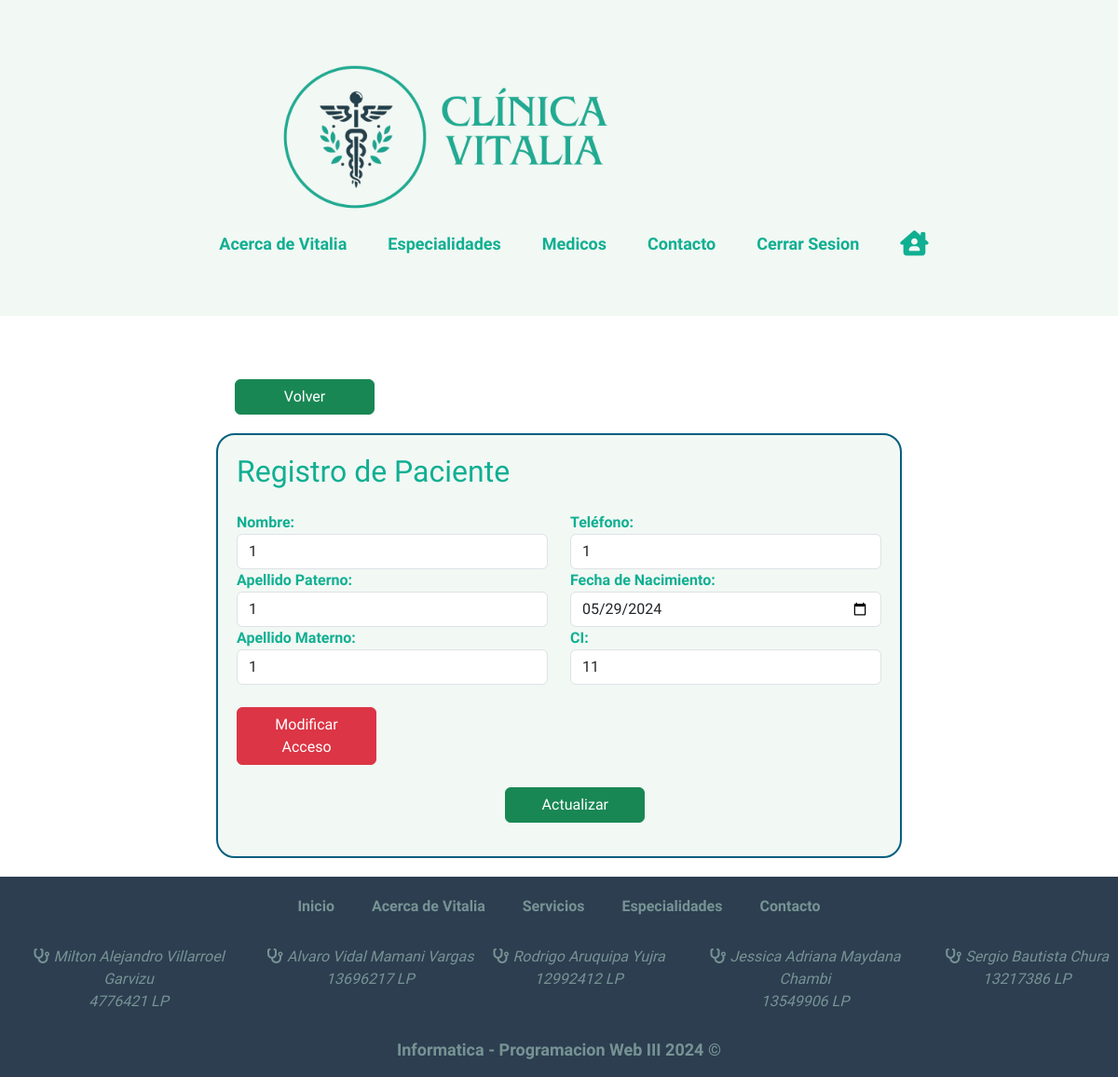
The app's page /admin/pacientes/modificar.php?idPaciente=6 (signed in) with its own data.
### tables this page shows
CREATE TABLE `paciente` (
  `idPaciente` int(11) NOT NULL,
  `pNombre` varchar(45) NOT NULL,
  `pPaterno` varchar(45) NOT NULL,
  `pMaterno` varchar(45) NOT NULL,
  `pCi` varchar(20) NOT NULL,
  `pTelefono` varchar(45) NOT NULL,
  `pFechaN` date NOT NULL,
  `email` varchar(80) NOT NULL,
  `pasword` char(65) NOT NULL,
  `estado` varchar(20) NOT NULL DEFAULT 'Activo'
);

### admin/pacientes/modificar.php (the view, shortened to what this page needs)
<?php
    $db=conectarDB();
    $idPaciente=$_GET['idPaciente'];
    $sql="SELECT * FROM paciente WHERE idPaciente=$idPaciente";
    $resultado=mysqli_query($db,$sql);
    if($resultado->num_rows>0){
        $paciente=mysqli_fetch_assoc($resultado);
        $pNombre    =   $paciente["pNombre"];
        $pPaterno   =   $paciente["pPaterno"];
        $pMaterno   =   $paciente["pMaterno"];
        $pTelefono  =   $paciente["pTelefono"];
        $pFechaN    =   $paciente["pFechaN"];
        $pCi        =   $paciente["pCi"];
    }
    $tipo = $_SESSION['tipo']?? false;
?>
<div class="container mt-5">
    <div class="row justify-content-center">
        <div class="col-md-8">
            <a style="margin: 20px;" href="/clinica/<?=($tipo=='administradores'?'admin/pacientes/listado':($tipo=='medicos'?'admin/indexM':($tipo=='pacientes'?'admin/indexP':'index')))?>.php" class="btn btn-success">Volver</a>
            <div class="formulario">
                <h2 class="mb-4">Registro de Paciente</h2>
                <form action="modificarPaciente.php" method="post">
                    <div class="row">
                        <div class="col-md-6">
                            <div class="form-group">
                                <label for="pNombre">Nombre:</label>
                                <input type="text" class="form-control" id="pNombre" name="pNombre" value="<?=$pNombre?>"required>
                            </div>
                            <div class="form-group">
                                <label for="pPaterno">Apellido Paterno:</label>
                                <input type="text" class="form-control" id="pPaterno" name="pPaterno" value="<?=$pPaterno?>">
                            </div>
                            <div class="form-group">
                                <label for="pMaterno">Apellido Materno:</label>
                                <input type="text" class="form-control" id="pMaterno" name="pMaterno" value="<?=$pMaterno?>">
                            </div>
                        </div>
                        <div class="col-md-6">
                            <div class="form-group">
                                <label for="pTelefono">Teléfono:</label>
                                <input type="tel" class="form-control" id="pTelefono" name="pTelefono" value="<?=$pTelefono?>" required>
                            </div>
                            <div class="form-group">
                                <label for="pFechaN">Fecha de Nacimiento:</label>
                                <input type="date" class="form-control" id="pFechaN" name="pFechaN" value="<?=$pFechaN?>" required>
                            </div>
                            <div class="form-group">
                                <label for="pCi">CI:</label>
                                <input type="text" class="form-control" id="pCi" name="pCi" value="<?=$pCi?>" required>
                            </div>
                        </div>
                    </div>
                    <div class="row">
                        <div class="form-group col-md-6">
                            <br>
                            <button type="button" class="btn btn-danger" data-bs-toggle="modal" data-bs-target="#password">
                                Modificar Acceso
                            </button>
                        </div>
                    </div>
                    <br>
                    <button type="submit" class="btn btn-success offset-md-5">Actualizar</button>
                </form>
            </div>
        </div>
    </div>
</div>

### paginas/acercade/estilode1.css (style rules this page uses)
:root { --color-azul-claro: #5DADE2; --color-blanco: #FFFFFF; --color-gris-verdoso: #2C3E50; --color-gris: #779394; --color-verde-azul: #065f7f; --color-verde-oscuro: #10af92; --color-verde: #7DCEA0; --color-azul: #3498DB; --color-blancomedico: #F2F8F4; }

### paginas/medicos/css/style.css (style rules this page uses)
:root { --color-azul-claro: #5DADE2; --color-blanco: #FFFFFF; --color-gris-verdoso: #2C3E50; --color-gris: #779394; --color-verde-azul: #065f7f; --color-verde-oscuro: #10af92; --color-verde: #7DCEA0; --color-azul: #3498DB; --color-blancomedico: #F2F8F4; }

### paginas/contacto/style.css (style rules this page uses)
:root { --color-azul-claro: #5DADE2; --color-blanco: #FFFFFF; --color-gris-verdoso: #2C3E50; --color-gris: #779394; --color-verde-azul: #065f7f; --color-verde-oscuro: #10af92; --color-verde: #7DCEA0; --color-azul: #3498DB; --color-blancomedico: #F2F8F4; }

### build/css/estilos.css (style rules this page uses)
:root { --color-azul-claro: #5DADE2; --color-blanco: #FFFFFF; --color-gris-verdoso: #2C3E50; --color-gris: #779394; --color-verde-azul: #065f7f; --color-verde-oscuro: #10af92; --color-verde: #7DCEA0; --color-azul: #3498DB; --color-blancomedico: #F2F8F4; }
.btn { width: 150px; }

### admin/pacientes/modificar.php (style rules this page uses)
.formulario { margin-bottom: 20px; padding:20px; background-color: #F2F8F4; color:var(--color-verde-oscuro); font-weight:bold; border: 2px solid var(--color-verde-azul); border-radius: 20px; }

### records on screen
paciente: pNombre "1", pPaterno "1", pMaterno "1", pTelefono "1", pFechaN "05/29/2024", pCi "11"
